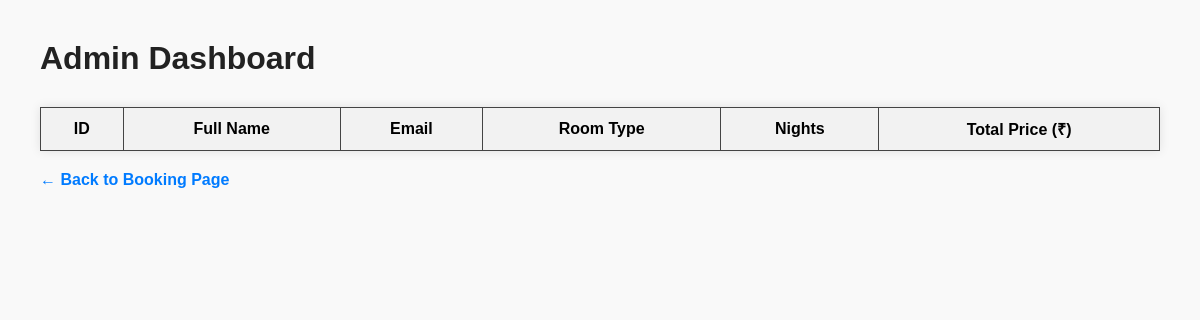
Page /dashboard on the earlier database version.
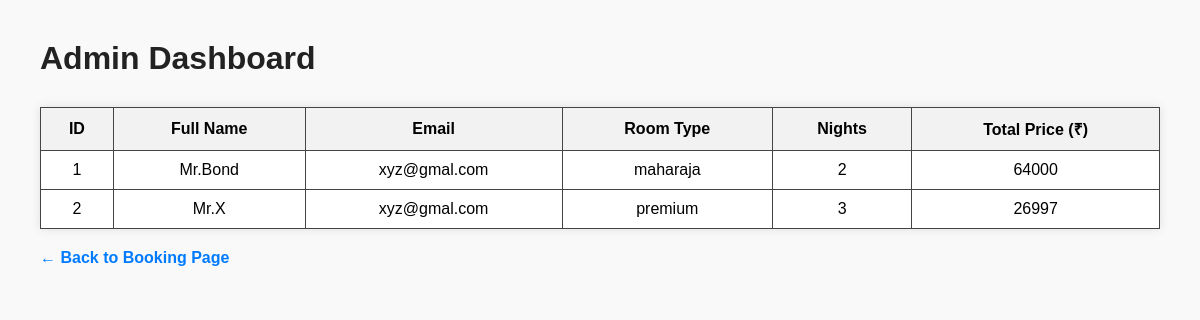
Same page on the later database version.
### tables this page shows
CREATE TABLE bookings (
                id INTEGER PRIMARY KEY AUTOINCREMENT,
                name TEXT NOT NULL,
                email TEXT NOT NULL,
                room_type TEXT NOT NULL,
                nights INTEGER NOT NULL,
                total_price INTEGER NOT NULL
            );

### app.py (the view)
@app.route('/dashboard')
def dashboard():
    conn = sqlite3.connect('hotel.db')
    c = conn.cursor()
    c.execute("SELECT * FROM bookings")
    bookings = c.fetchall()
    conn.close()
    return render_template('dashboard.html', bookings=bookings)

### templates/dashboard.html (shortened to what this page needs)
<!DOCTYPE html>
<html lang="en">
<head>
    <link rel="stylesheet" href="{{ url_for('static', filename='style.css') }}">
</head>
<body>
    <h1>Admin Dashboard</h1>
    <table>
        <tr>
            <th>ID</th>
            <th>Full Name</th>
            <th>Email</th>
            <th>Room Type</th>
            <th>Nights</th>
            <th>Total Price (₹)</th>
        </tr>
        {% for b in bookings %}
        <tr>
            <td>{{ b[0] }}</td>
            <td>{{ b[1] }}</td>
            <td>{{ b[2] }}</td>
            <td>{{ b[3] }}</td>
            <td>{{ b[4] }}</td>
            <td>{{ b[5] }}</td>
        </tr>
        {% endfor %}
    </table>
    <a href="{{ url_for('index') }}">← Back to Booking Page</a>
</body>
</html>

### static/style.css (style rules this page uses)
body { font-family: Arial, sans-serif; margin: 40px; background-color: #f9f9f9; }
h1, h2 { color: #222; }

### templates/dashboard.html (style rules this page uses)
body { font-family: Arial, sans-serif; margin: 40px; background-color: #f9f9f9; }
h1 { margin-bottom: 20px; color: #222; }
table { width: 100%; border-collapse: collapse; margin-top: 30px; background: #fff; box-shadow: 0 0 10px rgba(0,0,0,0.1); }
table, th, td { border: 1px solid #444; }
th, td { padding: 10px; text-align: center; }
th { background-color: #f2f2f2; }
a { display: inline-block; margin-top: 20px; text-decoration: none; color: #007BFF; font-weight: bold; }

Differences in the rows shown:
added bookings: id "1", name "Mr.Bond", email "xyz@gmal.com", room_type "maharaja", nights "2", total_price "64000"
added bookings: id "2", name "Mr.X", email "xyz@gmal.com", room_type "premium", nights "3", total_price "26997"
